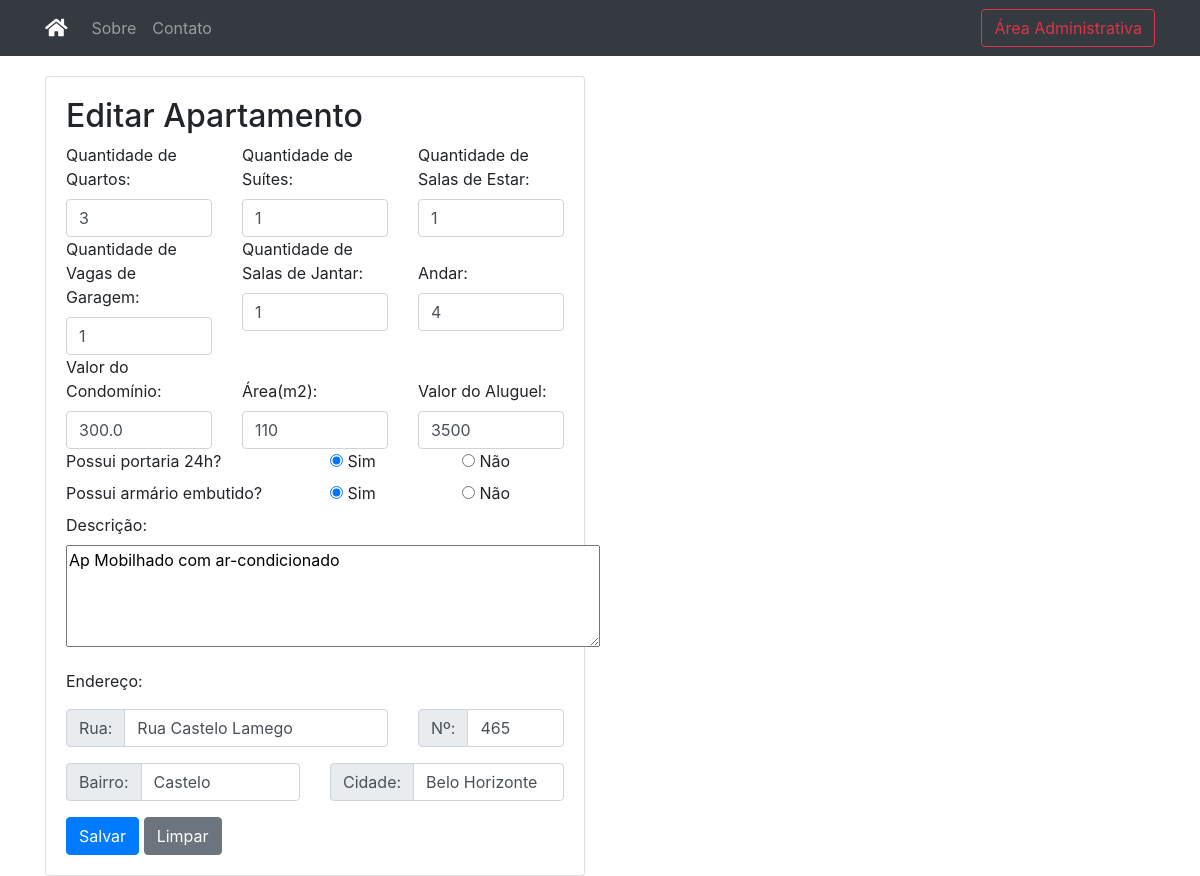
Page /editarApt?id=8 on the committed database.
### cadastro/models.py (models this page shows)
class Apartamento(models.Model):
    qtdeQuartos = models.IntegerField()
    qtdeSuites = models.IntegerField()
    qtdeSalaEstar = models.IntegerField()
    qtdeSalaJantar = models.IntegerField()
    qtdeVagasGaragem = models.IntegerField()
    area = models.IntegerField()
    possuiArmarioEmbutido = models.BooleanField()
    descricao = models.TextField()
    andar = models.IntegerField()
    valorCondominio = models.FloatField()
    possuiPortaria = models.BooleanField()
    aluguel = models.IntegerField(null=True,blank=True)
    endereco = models.TextField(null=True,blank=True)

### cadastro/views.py (the view)
# urls.py: path('editarApt',editarApt),
def editarApt(request):
    if request.method == 'POST':
        form = FormApartamento(request.POST)
        if form.is_valid():
            qtdeQuartos = form.cleaned_data['qtdeQuartos']
            qtdeSuites = form.cleaned_data['qtdeSuites']
            qtdeSalaEstar = form.cleaned_data['qtdeSalaEstar']
            qtdeVagasGaragem = form.cleaned_data['qtdeVagasGaragem']
            qtdeSalaJantar = form.cleaned_data['qtdeSalaJantar']
            area = form.cleaned_data['area']
            andar = form.cleaned_data['andar']
            valorCondominio = form.cleaned_data['valorCondominio']
            descricao = form.cleaned_data['descricao']
            aluguel = form.cleaned_data['aluguel']
            id = request.POST['id']
            if request.POST['possuiArmarioEmbutido'] == 'sim':
                possuiArmarioEmbutido = True
            else:
                possuiArmarioEmbutido = False
            if request.POST['possuiPortaria'] == 'sim':
                possuiPortaria = True
            else:
                possuiPortaria = False
            rua = form.cleaned_data['rua']
            numero = form.cleaned_data['numero']
            bairro = form.cleaned_data['bairro']
            cidade = form.cleaned_data['cidade']
            endereco = rua + ', ' + numero + ', ' + bairro + ', ' + cidade
            Apartamento.objects.filter(id=id).update(qtdeQuartos=qtdeQuartos, qtdeSuites=qtdeSuites, qtdeSalaEstar=qtdeSalaEstar,qtdeVagasGaragem=qtdeVagasGaragem,qtdeSalaJantar=qtdeSalaJantar,
            andar=andar,valorCondominio=valorCondominio,possuiPortaria=possuiPortaria,area=area, possuiArmarioEmbutido=possuiArmarioEmbutido, descricao=descricao,endereco=endereco,aluguel=aluguel)
            return HttpResponseRedirect('/listar')
        return HttpResponseRedirect('/falhou')
    else:
        id = request.GET['id']
        apt = Apartamento.objects.filter(id=id)
        context = {
            'apt': apt,
            'rua': apt[0].endereco.split(", ")[0],
            'numero': apt[0].endereco.split(", ")[1],
            'bairro': apt[0].endereco.split(", ")[2],
            'cidade': apt[0].endereco.split(", ")[3],
        }
        form = FormApartamento()
    return render(request, 'editarApt.html', context)

### templates/editarApt.html (shortened to what this page needs)
{% extends 'base.html' %}
{% load static %}
{% block content %}
	<div class="container" style='margin-top:20px'>
        <div class="row">
            <div class="col-sm-6">
                <div class="card">
                       <div class="card-body">
						{% for apt in apt %}
                        <h2>Editar Apartamento</h2>
						<form method='post' action='editarApt' class="row g-3">
							<div class="col-md-4">
								<label for="qtdeQuartos">Quantidade de Quartos:</label>
								<input required type="number" class="form-control" name="qtdeQuartos" value="{{apt.qtdeQuartos}}">
							</div>
							<div class="col-md-4">
								<label for="qtdeSuites">Quantidade de Suítes:</label>
								<input required type="number" class="form-control" name="qtdeSuites" value="{{apt.qtdeSuites}}">
							</div>
							<div class="col-md-4">
								<label for="qtdeSalaEstar">Quantidade de Salas de Estar:</label>
								<input required type="number" class="form-control" name="qtdeSalaEstar" value="{{apt.qtdeSalaEstar}}">
							</div>
							<div class="col-md-4">
								<label for="qtdeVagasGaragem">Quantidade de Vagas de Garagem:</label>
								<input required type="number" class="form-control" name="qtdeVagasGaragem" value="{{apt.qtdeVagasGaragem}}">
							</div><br>
							<div class="col-md-4">
								<label for="qtdeSalaJantar">Quantidade de Salas de Jantar:</label>
								<input required type="number" class="form-control" name="qtdeSalaJantar" value="{{apt.qtdeSalaJantar}}">
							</div><br>
							<div class="col-md-4"><br>
								<label for="andar">Andar:</label>
								<input required type="number" class="form-control" name="andar" value="{{apt.andar}}">
							</div><br>
							<div class="col-md-4">
								<label for="valorCondominio">Valor do Condomínio:</label>
								<input required type="number" class="form-control" name="valorCondominio" value="{{apt.valorCondominio}}">
							</div><br>
							<div class="col-md-4"><br>
								<label for="area">Área(m2):</label>
								<input required type="number" class="form-control" name="area" value="{{apt.area}}">
							</div>
							<div class="col-md-4"><br>
								<label for="area">Valor do Aluguel:</label>
								<input required type="number" class="form-control" name="aluguel" value="{{apt.aluguel}}">
							</div>
							<div class="col-md-6">
								<label class="form-check-label" for="possuiPortaria">Possui portaria 24h?</label>
							</div>
							{% if apt.possuiPortaria %}
								<div class="col-md-3">
										<input type="radio" name="possuiPortaria" value="sim" checked>
										<label for="portariaSim">Sim</label>
								</div>
								<div class="col-md-3">
										<input type="radio" name="possuiPortaria" value="nao">
										<label for="portariaNao">Não</label><br>
								</div>
							{% endif %}
							<div class="col-md-6">
								<label class="form-check-label" for="possuiArmarioEmbutido">Possui armário embutido?</label>
							</div>
							{% if apt.possuiArmarioEmbutido %}
								<div class="col-md-3">
										<input type="radio" name="possuiArmarioEmbutido" value="sim" checked>
										<label for="armarioSim">Sim</label>
								</div>
								<div class="col-md-3">
										<input type="radio" name="possuiArmarioEmbutido" value="nao">
										<label for="armarioNao">Não</label><br>
								</div>
							{% endif %}
							<div class="form-group col-md-12">
								<label for="descricao">Descrição:</label><br>
								<textarea required name="descricao" name="descricao" rows="4" cols="50">{{apt.descricao}}</textarea>
							</div>
							<div class="form-group col-md-12">
								Endereço:
							</div>
							<div class="input-group mb-3 col-md-8">
							  <div class="input-group-prepend">
								<label class="input-group-text" for="inputGroupSelect01">Rua:</label>
							  </div>
							  <input required type="text" class="form-control" name="rua" value="{{rua}}">
							</div>
							<div class="input-group mb-3 col-md-4">
							  <div class="input-group-prepend">
								<label class="input-group-text" for="inputGroupSelect01">Nº:</label>
							  </div>
							  <input required type="text" class="form-control" name="numero" value="{{numero}}">
							</div>
							<div class="input-group mb-3 col-md-6">
							  <div class="input-group-prepend">
								<label class="input-group-text" for="inputGroupSelect01">Bairro:</label>
							  </div>
							  <input required type="text" class="form-control" name="bairro" value="{{bairro}}">
							</div>
							<div class="input-group mb-3 col-md-6">
							  <div class="input-group-prepend">
								<label class="input-group-text" for="inputGroupSelect01">Cidade:</label>
							  </div>
							  <input required type="text" class="form-control" name="cidade" value="{{cidade}}">
							</div>
							<div class="col-12">
							<button type="submit" class="btn btn-primary">Salvar</button>
							<button type="reset" class="btn btn-secondary">Limpar</a>
							</div>
						</form>
                        {% endfor %}
                    </div>
                </div>
            </div>
        </div>
    </div>
{% endblock %}

### rows in the picture
Apartamento: qtdeQuartos "3", qtdeSuites "1", qtdeSalaEstar "1", qtdeVagasGaragem "1", qtdeSalaJantar "1", andar "4", valorCondominio "300.0", area "110", aluguel "3500", descricao "Ap Mobilhado com ar-condicionado", rua "Rua Castelo Lamego", numero "465", bairro "Castelo", cidade "Belo Horizonte"
